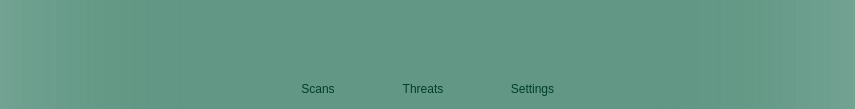
     <widget class="QWidget" name="upperMenu" native="true">
      <property name="sizePolicy">
       <sizepolicy hsizetype="Preferred" vsizetype="Preferred">
        <horstretch>0</horstretch>
        <verstretch>0</verstretch>
       </sizepolicy>
      </property>
      <property name="minimumSize">
       <size>
        <width>0</width>
        <height>0</height>
       </size>
      </property>
      <property name="styleSheet">
       <string notr="true">background-color: qlineargradient(spread:pad, x1:0, y1:0, x2:1, y2:0, stop:0 rgba(97, 151, 132, 169), stop:0.221591 rgba(97, 151, 132, 255), stop:0.761364 rgba(97, 151, 132, 255), stop:1 rgba(97, 151, 132, 169));</string>
      </property>
      <layout class="QVBoxLayout" name="verticalLayout_2">
       <property name="spacing">
        <number>0</number>
       </property>
       <property name="leftMargin">
        <number>0</number>
       </property>
       <property name="topMargin">
        <number>0</number>
       </property>
       <property name="rightMargin">
        <number>0</number>
       </property>
       <property name="bottomMargin">
        <number>0</number>
       </property>
       <item alignment="Qt::AlignTop">
        <widget class="QWidget" name="SubUpperMenu" native="true">
         <property name="sizePolicy">
          <sizepolicy hsizetype="Preferred" vsizetype="Preferred">
           <horstretch>0</horstretch>
           <verstretch>0</verstretch>
          </sizepolicy>
         </property>
         <property name="minimumSize">
          <size>
           <width>855</width>
           <height>0</height>
          </size>
         </property>
         <property name="maximumSize">
          <size>
           <width>855</width>
           <height>16777215</height>
          </size>
         </property>
         <property name="styleSheet">
          <string notr="true">background-color: transparent;
</string>
         </property>
         <layout class="QVBoxLayout" name="verticalLayout_3">
          <property name="spacing">
           <number>0</number>
          </property>
          <property name="leftMargin">
           <number>0</number>
          </property>
          <property name="topMargin">
           <number>0</number>
          </property>
          <property name="rightMargin">
           <number>0</number>
          </property>
          <property name="bottomMargin">
           <number>0</number>
          </property>
          <item alignment="Qt::AlignTop">
           <widget class="QWidget" name="logoPlace" native="true">
            <property name="styleSheet">
             <string notr="true">background-color: transparent;
</string>
            </property>
            <layout class="QHBoxLayout" name="horizontalLayout_2">
             <property name="leftMargin">
              <number>9</number>
             </property>
             <item>
              <widget class="QLabel" name="logo">
               <property name="minimumSize">
                <size>
                 <width>111</width>
                 <height>51</height>
                </size>
               </property>
               <property name="maximumSize">
                <size>
                 <width>111</width>
                 <height>51</height>
                </size>
               </property>
               <property name="styleSheet">
                <string notr="true">background-color: transparent;
</string>
               </property>
               <property name="lineWidth">
                <number>0</number>
               </property>
               <property name="text">
                <string/>
               </property>
               <property name="pixmap">
                <pixmap>logo.png</pixmap>
               </property>
               <property name="scaledContents">
                <bool>true</bool>
               </property>
              </widget>
             </item>
             <item>
              <spacer name="horizontalSpacer">
               <property name="orientation">
                <enum>Qt::Horizontal</enum>
               </property>
               <property name="sizeType">
                <enum>QSizePolicy::MinimumExpanding</enum>
               </property>
               <property name="sizeHint" stdset="0">
                <size>
                 <width>615</width>
                 <height>15</height>
                </size>
               </property>
              </spacer>
             </item>
             <item>
              <widget class="QPushButton" name="infoBtn">
               <property name="minimumSize">
                <size>
                 <width>28</width>
                 <height>28</height>
                </size>
               </property>
               <property name="maximumSize">
                <size>
                 <width>28</width>
                 <height>28</height>
                </size>
               </property>
               <property name="toolTip">
                <string>Info</string>
               </property>
               <property name="styleSheet">
                <string notr="true">QPushButton{
	font: 12pt &quot;Alata&quot;;
	color: rgb(0, 62, 41);
	padding: 2px 5px;
	margin: 0;
	background: none;
	background-color: transparent;
	border-radius: 14px;
	border-style: outset
	}

QPushButton:hover {
	background:rgba(75, 117, 102, 90);	
	}</string>
               </property>
               <property name="text">
                <string/>
               </property>
               <property name="icon">
                <iconset resource="AV_Icons.qrc">
                 <normaloff>:/AV ICO/AV_Icons/info.ico</normaloff>:/AV ICO/AV_Icons/info.ico</iconset>
               </property>
               <property name="iconSize">
                <size>
                 <width>24</width>
                 <height>24</height>
                </size>
               </property>
              </widget>
             </item>
             <item>
              <spacer name="horizontalSpacer_4">
               <property name="orientation">
                <enum>Qt::Horizontal</enum>
               </property>
               <property name="sizeHint" stdset="0">
                <size>
                 <width>5</width>
                 <height>28</height>
                </size>
               </property>
              </spacer>
             </item>
             <item>
              <widget class="QPushButton" name="helpBtn">
               <property name="minimumSize">
                <size>
                 <width>28</width>
                 <height>28</height>
                </size>
               </property>
               <property name="maximumSize">
                <size>
                 <width>28</width>
                 <height>28</height>
                </size>
               </property>
               <property name="toolTip">
                <string>Help</string>
               </property>
               <property name="styleSheet">
                <string notr="true">QPushButton{
	font: 12pt &quot;Alata&quot;;
	color: rgb(0, 62, 41);
	padding: 2px 5px;
	margin: 0;
	background: none;
	background-color: transparent;
	border-radius: 14px;
	border-style: outset
	}

QPushButton:hover {
	background:rgba(75, 117, 102, 90);	
	}</string>
               </property>
               <property name="text">
                <string/>
               </property>
               <property name="icon">
                <iconset resource="AV_Icons.qrc">
                 <normaloff>:/AV ICO/AV_Icons/help.ico</normaloff>:/AV ICO/AV_Icons/help.ico</iconset>
               </property>
               <property name="iconSize">
                <size>
                 <width>24</width>
                 <height>24</height>
                </size>
               </property>
              </widget>
             </item>
             <item>
              <spacer name="horizontalSpacer_5">
               <property name="orientation">
                <enum>Qt::Horizontal</enum>
               </property>
               <property name="sizeHint" stdset="0">
                <size>
                 <width>5</width>
                 <height>28</height>
                </size>
               </property>
              </spacer>
             </item>
             <item>
              <widget class="QPushButton" name="exitBtn">
               <property name="minimumSize">
                <size>
                 <width>28</width>
                 <height>28</height>
                </size>
               </property>
               <property name="maximumSize">
                <size>
                 <width>28</width>
                 <height>28</height>
                </size>
               </property>
               <property name="toolTip">
                <string>Close Application</string>
               </property>
               <property name="styleSheet">
                <string notr="true">QPushButton{
	font: 12pt &quot;Alata&quot;;
	color: rgb(0, 62, 41);
	padding: 2px 5px;
	margin: 0;
	background: none;
	background-color: transparent;
	border-radius: 14px;
	border-style: outset
	}

QPushButton:hover {
	background:rgba(75, 117, 102, 90);	
	}</string>
               </property>
               <property name="text">
                <string/>
               </property>
               <property name="icon">
                <iconset resource="AV_Icons.qrc">
                 <normaloff>:/AV ICO/AV_Icons/power.ico</normaloff>:/AV ICO/AV_Icons/power.ico</iconset>
               </property>
               <property name="iconSize">
                <size>
                 <width>27</width>
                 <height>27</height>
                </size>
               </property>
              </widget>
             </item>
            </layout>
           </widget>
          </item>
          <item alignment="Qt::AlignHCenter|Qt::AlignTop">
           <widget class="QWidget" name="buttonsPlace" native="true">
            <property name="styleSheet">
             <string notr="true"/>
            </property>
            <layout class="QHBoxLayout" name="horizontalLayout">
             <property name="spacing">
              <number>0</number>
             </property>
             <property name="leftMargin">
              <number>0</number>
             </property>
             <property name="topMargin">
              <number>0</number>
             </property>
             <property name="rightMargin">
              <number>0</number>
             </property>
             <property name="bottomMargin">
              <number>0</number>
             </property>
             <item>
              <widget class="QPushButton" name="scansBtn">
               <property name="sizePolicy">
                <sizepolicy hsizetype="Minimum" vsizetype="Fixed">
                 <horstretch>0</horstretch>
                 <verstretch>0</verstretch>
                </sizepolicy>
               </property>
               <property name="minimumSize">
                <size>
                 <width>100</width>
                 <height>40</height>
                </size>
               </property>
               <property name="toolTip">
                <string>Scans</string>
               </property>
               <property name="toolTipDuration">
                <number>-1</number>
               </property>
               <property name="layoutDirection">
                <enum>Qt::LeftToRight</enum>
               </property>
               <property name="autoFillBackground">
                <bool>false</bool>
               </property>
               <property name="styleSheet">
                <string notr="true">QPushButton{
	font: 12pt &quot;Alata&quot;;
	color: rgb(0, 62, 41);
	padding: 2px 5px;
	margin: 0;
	background-color: transparent;	
    border-top-left-radius: 10px;
	border-top-right-radius: 10px;
	}

QPushButton:hover {
	background:rgba(75, 117, 102, 90);	
	}</string>
               </property>
               <property name="text">
                <string>Scans</string>
               </property>
               <property name="icon">
                <iconset resource="AV_Icons.qrc">
                 <normaloff>:/AV ICO/AV_Icons/scan-virus.ico</normaloff>:/AV ICO/AV_Icons/scan-virus.ico</iconset>
               </property>
               <property name="iconSize">
                <size>
                 <width>24</width>
                 <height>24</height>
                </size>
               </property>
              </widget>
             </item>
             <item>
              <spacer name="horizontalSpacer_2">
               <property name="orientation">
                <enum>Qt::Horizontal</enum>
               </property>
               <property name="sizeHint" stdset="0">
                <size>
                 <width>5</width>
                 <height>20</height>
                </size>
               </property>
              </spacer>
             </item>
             <item>
              <widget class="QPushButton" name="theatsBtn">
               <property name="minimumSize">
                <size>
                 <width>100</width>
                 <height>40</height>
                </size>
               </property>
               <property name="toolTip">
                <string>Results</string>
               </property>
               <property name="styleSheet">
                <string notr="true">QPushButton{
	font: 12pt &quot;Alata&quot;;
	color: rgb(0, 62, 41);
	padding: 2px 5px;
	margin: 0;
	background-color: transparent;	
    border-top-left-radius: 10px;
	border-top-right-radius: 10px;
	}

QPushButton:hover {
	background:rgba(75, 117, 102, 90);	
	}</string>
               </property>
               <property name="text">
                <string>Threats</string>
               </property>
               <property name="icon">
                <iconset resource="AV_Icons.qrc">
                 <normaloff>:/AV ICO/AV_Icons/data.ico</normaloff>:/AV ICO/AV_Icons/data.ico</iconset>
               </property>
               <property name="iconSize">
                <size>
                 <width>24</width>
                 <height>24</height>
                </size>
               </property>
              </widget>
             </item>
             <item>
              <spacer name="horizontalSpacer_3">
               <property name="orientation">
                <enum>Qt::Horizontal</enum>
               </property>
               <property name="sizeHint" stdset="0">
                <size>
                 <width>5</width>
                 <height>20</height>
                </size>
               </property>
              </spacer>
             </item>
             <item>
              <widget class="QPushButton" name="settingsBtn">
               <property name="minimumSize">
                <size>
                 <width>109</width>
                 <height>40</height>
                </size>
               </property>
               <property name="toolTip">
                <string>Settings</string>
               </property>
               <property name="styleSheet">
                <string notr="true">QPushButton{
	font: 12pt &quot;Alata&quot;;
	color: rgb(0, 62, 41);
	padding: 2px 5px;
	margin: 0;
	background-color: transparent;	
    border-top-left-radius: 10px;
	border-top-right-radius: 10px;
	}

QPushButton:hover {
	background:rgba(75, 117, 102, 90);	
	}</string>
               </property>
               <property name="text">
                <string>Settings</string>
               </property>
               <property name="icon">
                <iconset resource="AV_Icons.qrc">
                 <normaloff>:/AV ICO/AV_Icons/settings.ico</normaloff>:/AV ICO/AV_Icons/settings.ico</iconset>
               </property>
               <property name="iconSize">
                <size>
                 <width>24</width>
                 <height>24</height>
                </size>
               </property>
               <property name="flat">
                <bool>false</bool>
               </property>
              </widget>
             </item>
            </layout>
           </widget>
          </item>
         </layout>
        </widget>
       </item>
      </layout>
     </widget>
